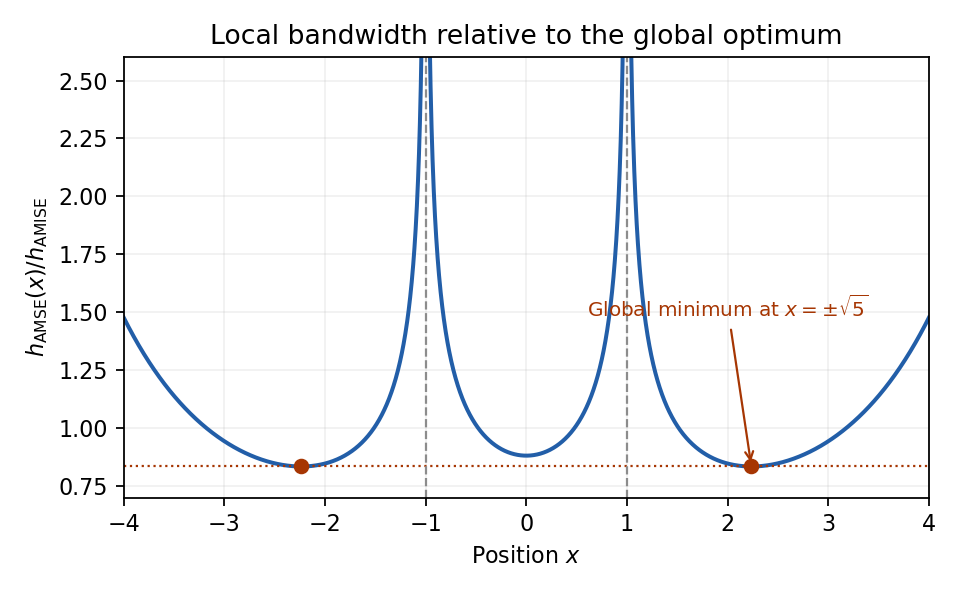

Reproduce this figure in Python.
"""Normal-density pointwise/global bandwidth ratio.

Tested with Python 3.14.4, NumPy 2.3.5 and Matplotlib 3.10.7.
Writes an opaque PNG basename in the caller's current directory.
The caller may supply MPLCONFIGDIR; this script does not override it.
"""
from pathlib import Path
import matplotlib
matplotlib.use("Agg")
import matplotlib.pyplot as plt
import numpy as np


def ratio(x):
    return ((3 * np.sqrt(2) / 8) * np.exp(x * x / 2) / (x * x - 1) ** 2) ** 0.2


def main():
    fig, ax = plt.subplots(figsize=(6.0, 3.7), dpi=160, facecolor="white")
    ax.set_facecolor("white")
    for left, right in [(-4, -1.0005), (-0.9995, 0.9995), (1.0005, 4)]:
        x = np.unique(np.r_[np.linspace(left, right, 1000),
                             [t for t in (-np.sqrt(5), 0, np.sqrt(5)) if left <= t <= right]])
        ax.plot(x, ratio(x), color="#225ea8", linewidth=1.8)
    minima = np.array([-np.sqrt(5), np.sqrt(5)])
    rmin = ratio(minima[0])
    ax.scatter(minima, ratio(minima), color="#a63603", zorder=5)
    ax.axhline(rmin, color="#a63603", linestyle=":", linewidth=1)
    for x in (-1, 1):
        ax.axvline(x, color="0.55", linestyle="--", linewidth=1)
    ax.annotate(r"Global minimum at $x=\pm\sqrt{5}$", xy=(np.sqrt(5), rmin),
                xytext=(0.6, 1.48), arrowprops={"arrowstyle": "->", "color": "#a63603"},
                color="#a63603", fontsize=9)
    ax.set(xlim=(-4, 4), ylim=(0.7, 2.6), xlabel=r"Position $x$",
           ylabel=r"$h_{\mathrm{AMSE}}(x)/h_{\mathrm{AMISE}}$",
           title="Local bandwidth relative to the global optimum")
    ax.grid(alpha=0.18)
    fig.tight_layout()
    fig.savefig(Path("paper-42-bandwidth-ratio.png"), facecolor="white", transparent=False)
    plt.close(fig)


if __name__ == "__main__":
    main()
